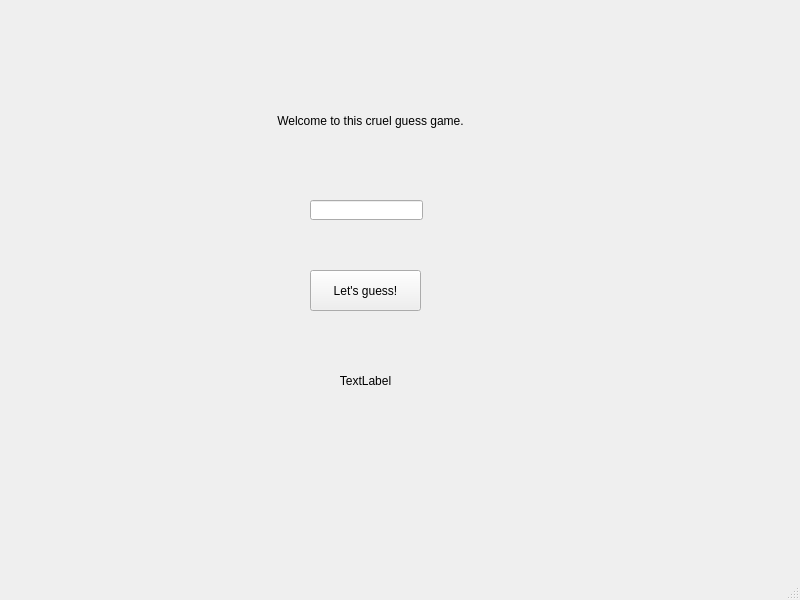
<?xml version="1.0" encoding="UTF-8"?>
<ui version="4.0">
 <class>MainWindow</class>
 <widget class="QMainWindow" name="MainWindow">
  <property name="geometry">
   <rect>
    <x>0</x>
    <y>0</y>
    <width>800</width>
    <height>600</height>
   </rect>
  </property>
  <property name="windowTitle">
   <string>GuessGame</string>
  </property>
  <widget class="QWidget" name="centralwidget">
   <widget class="QPushButton" name="guessBtn">
    <property name="geometry">
     <rect>
      <x>310</x>
      <y>270</y>
      <width>111</width>
      <height>41</height>
     </rect>
    </property>
    <property name="text">
     <string>Let's guess!</string>
    </property>
   </widget>
   <widget class="QLineEdit" name="numEdit">
    <property name="geometry">
     <rect>
      <x>310</x>
      <y>200</y>
      <width>113</width>
      <height>20</height>
     </rect>
    </property>
   </widget>
   <widget class="QLabel" name="lb1">
    <property name="geometry">
     <rect>
      <x>250</x>
      <y>90</y>
      <width>241</width>
      <height>61</height>
     </rect>
    </property>
    <property name="text">
     <string>Welcome to this cruel guess game.</string>
    </property>
    <property name="textFormat">
     <enum>Qt::AutoText</enum>
    </property>
    <property name="alignment">
     <set>Qt::AlignCenter</set>
    </property>
   </widget>
   <widget class="QLabel" name="lb2">
    <property name="geometry">
     <rect>
      <x>180</x>
      <y>350</y>
      <width>371</width>
      <height>61</height>
     </rect>
    </property>
    <property name="text">
     <string>TextLabel</string>
    </property>
    <property name="textFormat">
     <enum>Qt::AutoText</enum>
    </property>
    <property name="alignment">
     <set>Qt::AlignCenter</set>
    </property>
   </widget>
  </widget>
  <widget class="QMenuBar" name="menubar">
   <property name="geometry">
    <rect>
     <x>0</x>
     <y>0</y>
     <width>800</width>
     <height>23</height>
    </rect>
   </property>
  </widget>
  <widget class="QStatusBar" name="statusbar"/>
 </widget>
 <resources/>
 <connections/>
</ui>
